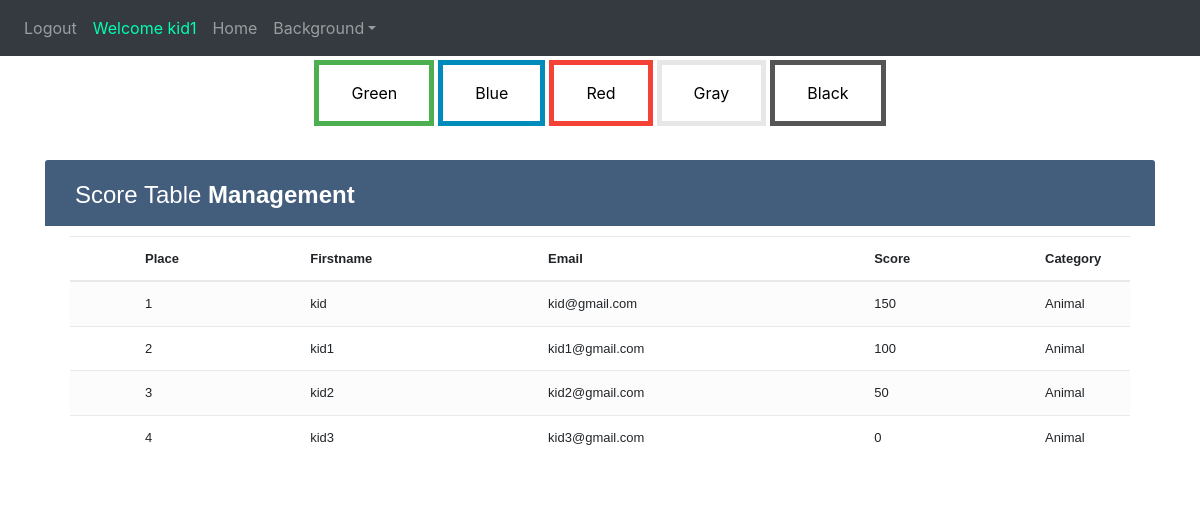
The page /tableManagment (signed in) on the database its author committed.
### website/models.py (models this page shows)
class User(db.Model, UserMixin):
    id = db.Column(db.Integer, primary_key=True)
    email = db.Column(db.String(150), unique=True)
    password = db.Column(db.String(150))
    first_name = db.Column(db.String(150))
    auth = db.Column(db.String(50))
    background = db.Column(db.String(100))
    scores = db.relationship('Score')

### website/views.py (the view)
@views.route('/tableManagment', methods=['GET', 'POST'])
@login_required
def tableManagment():
    back=Background.query.all()
    users=User.query.filter_by(auth="kid").all()
    session["category"] = "Animal"
    animal_cat = "Animal"
    animal_users=SortByScore(users)
    animal_scores=getScores(users)
    session["category"] = "Nature"
    nature_cat = "Nature"
    nature_users=SortByScore(users)
    nature_scores=getScores(users)
    session["category"] = "Math"
    math_cat = "Math"
    math_users=SortByScore(users)
    math_scores=getScores(users)
    session["category"] = "History"
    history_cat = "History"
    history_users=SortByScore(users)
    history_scores=getScores(users)
    session["category"] = "Color"
    color_cat = "Color"
    color_users=SortByScore(users)
    color_scores=getScores(users)
    return render_template("tableManagment.html", user=current_user, background=back, animal_users=animal_users, animal_scores=animal_scores,
    nature_users=nature_users, nature_scores=nature_scores, math_users=math_users, math_scores=math_scores, history_users=history_users, history_scores=history_scores,
     color_users=color_users, color_scores=color_scores, animal_cat=animal_cat, nature_cat=nature_cat, math_cat=math_cat, history_cat=history_cat,
     color_cat=color_cat,a=len(animal_users), n=len(nature_users), m=len(math_users), h=len(history_users), c=len(color_users))

### website/__init__.py (called while the page is built)
def create_app():
    app = Flask(__name__)
    app.config['SECRET_KEY'] = 'hjshjhdjah kjshkjdhjs'
    app.config['SQLALCHEMY_DATABASE_URI'] = f'sqlite:///{DB_NAME}'
    db.init_app(app)
    from .views import views
    from .auth import auth
    app.register_blueprint(auth, url_prefix='/')
    app.register_blueprint(views, url_prefix='/')
    from .models import User
    create_database(app)
    login_manager = LoginManager()
    login_manager.login_view = 'auth.login'
    login_manager.init_app(app)
    @login_manager.user_loader
    def load_user(id):
        return User.query.get(int(id))
    return app

### website/views.py (called while the page is built)
def getScores(users):
    scores=[]
    if session["category"]=="Animal":
        for i in range(len(users)):
            scores.append(users[i].scores[0].animal_score)
    elif session["category"]=="Nature":
        for i in range(len(users)):
            scores.append(users[i].scores[0].nature_score)
    elif session["category"]=="Math":
        for i in range(len(users)):
            scores.append(users[i].scores[0].math_score)
    elif session["category"]=="History":
        for i in range(len(users)):
            scores.append(users[i].scores[0].history_score)
    elif session["category"]=="Color":
        for i in range(len(users)):
            scores.append(users[i].scores[0].color_score)
    return scores

def SortByScore(users):
    for i in range(len(users)):
        k=i+1
        for j in range(k,len(users)):
            getScoreCategory(us=users[i])
            if getScoreCategory(us=users[i])<getScoreCategory(us=users[j]):
                temp=users[i]
                users[i]=users[j]
                users[j]=temp
    return users

def getScoreCategory(us):
    if session["category"]=="Animal":
        return us.scores[0].animal_score
    elif session["category"]=="Nature":
        return us.scores[0].nature_score
    elif session["category"]=="Math":
        return us.scores[0].math_score
    elif session["category"]=="History":
        return us.scores[0].history_score
    elif session["category"]=="Color":
        return us.scores[0].color_score

### website/templates/tableManagment.html (shortened to what this page needs)
{% extends "base.html" %} {% block title %}adminPage{% endblock %} {% block content
    %}
<!DOCTYPE html>
<html lang="en">
<head>
    <link rel="stylesheet" href="https://stackpath.bootstrapcdn.com/bootstrap/4.5.0/css/bootstrap.min.css">
    <link rel="stylesheet" href="https://maxcdn.bootstrapcdn.com/font-awesome/4.7.0/css/font-awesome.min.css">
</head>
<body_table>
    <div class="container-xl">
        <div class="table-responsive">
            <div class="table-wrapper">
                <div class="table-title">
                    <div class="row">
                        <div class="col-sm-6">
                            <h2>Score Table <b>Management</b></h2>
                        </div>
                    </div>
                </div>
                <table class="table table-striped table-hover">
                    <thead>
                        <tr>
                            <th>
                            </th>
                            <th>Place</th>
                            <th>Firstname</th>
                            <th>Email</th>
                            <th>Score</th>
                            <th>Category</th>
                        </tr>
                    </thead>
                    <tbody>
                        {%for i in range(a)%}
                        <tr>
                            <td>
                            </td>
                            <td>{{i+1}}</td>
                            <td>{{animal_users[i].first_name}}</td>
                            <td>{{animal_users[i].email}}</td>
                            <td>{{animal_scores[i]}}</td>
                            <td>{{animal_cat}}</td>
                        </tr>
                        {%endfor%}
                    </tbody>
                </table>
            </div>
        </div>
    </div>
</body_table>
</html>
{% endblock %}

### website/templates/base.html (shortened to what this page needs)
<!DOCTYPE html>
<html>
  <head>
    <link
      rel="stylesheet"
      href="https://stackpath.bootstrapcdn.com/bootstrap/4.4.1/css/bootstrap.min.css"
    />
    <link
      rel="stylesheet"
      href="https://stackpath.bootstrapcdn.com/font-awesome/4.7.0/css/font-awesome.min.css"
    />
  </head>
  <body>
    <nav class="navbar navbar-expand-lg navbar-dark bg-dark">
      <div class="collapse navbar-collapse" id="navbar">
        <div class="navbar-nav">
          {% if user.is_authenticated %}
          <a class="nav-item nav-link" onmouseover="logOutSound()" id="logout" href="/logout">Logout</a>
          <a class="nav-item nav-link" style="color: rgb(0, 255, 179);">Welcome {{user.first_name}}</a>
            {% if user.auth=="kid" %}
            <a class="nav-item nav-link" id="managment" href="/kidPage">Home</a>
            {% endif %}
          <div class="nav-item dropdown">
            <a class="nav-link dropdown-toggle btnnavbar" href="#" id="navbarDropdownMenuLink" role="button" data-toggle="dropdown" aria-haspopup="true" aria-expanded="false" >Background</a>
          </div>
          {% else %}
          <a class="nav-item nav-link" id="login" href="/">Login</a>
          {% endif %}
        </div>
      </div>
    </nav>
    <div class="d-flex justify-content-center">
      <button class="button button1" onclick="BackGreen()">Green</button>
      <button class="button button2" onclick="BackBlue()">Blue</button>
      <button class="button button3" onclick="BackRed()">Red</button>
      <button class="button button4" onclick="BackGray()">Gray</button>
      <button class="button button5" onclick="BackBlack()">Black</button>
    </div>
    <div class="container-fluid">{% block content %} {% endblock %}</div>
  </body>
</html>

### website/templates/tableManagment.html (style rules this page uses)
body_table { color: #566787; background: #f5f5f5; font-family: 'Varela Round', sans-serif; font-size: 13px; }
.table-responsive { margin: 30px 0; }
.table-wrapper { background: #fff; padding: 20px 25px; border-radius: 3px; min-width: 1000px; box-shadow: 0 1px 1px rgba(0, 0, 0, .05); }
.table-title { padding-bottom: 15px; background: #435d7d; color: #fff; padding: 16px 30px; min-width: 100%; margin: -20px -25px 10px; border-radius: 3px 3px 0 0; }
.table-title h2 { margin: 5px 0 0; font-size: 24px; }
table.table tr th, table.table tr td { border-color: #e9e9e9; padding: 12px 15px; vertical-align: middle; }
table.table tr th:first-child { width: 60px; }
table.table tr th:last-child { width: 100px; }
table.table-striped tbody tr:nth-of-type(odd) { background-color: #fcfcfc; }

### rows shown on the page
User: first_name "kid1", first_name "kid1", email "kid1@gmail.com"
User: first_name "kid", email "kid@gmail.com"
User: first_name "kid2", email "kid2@gmail.com"
User: first_name "kid3", email "kid3@gmail.com"

### other values the page prints
{{ i+1 }} "1" "2" "3" "4"
{{ animal_scores[i] }} "150" "100" "50" "0"
{{ animal_cat }} "Animal" "Animal" "Animal" "Animal"
